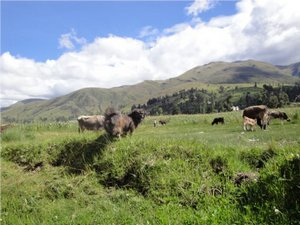
#> input picture cows.jpg, 300 x 225 px
$ python jpg_histogram_backprojection.py
#> lines starting #> are read from the running program, lines starting #| are printed output that depends on the picture
import numpy as np
import cv2

src = cv2.imread('cows.jpg')
#> src is the input picture: shape (225, 300, 3); mean B, G, R 131.6, 149, 138.7
hsv = cv2.cvtColor(src, cv2.COLOR_BGR2HSV)
#> hsv: shape (225, 300, 3); mean H, S, V 61.1, 85.9, 160.7

ch = (0, 0)
hue = np.empty(hsv.shape, hsv.dtype)
cv2.mixChannels([hsv], [hue], ch)
window_image = 'Source image'
cv2.namedWindow(window_image)

def Hist_and_Backproj(val):
#> called with val = 25
    bins = val
    histSize = max(bins, 2)
    ranges = [0, 180] # hue_range

    hist = cv2.calcHist([hue], [0], None, [histSize], ranges, accumulate=False)
    cv2.normalize(hist, hist, alpha=0, beta=255, norm_type=cv2.NORM_MINMAX)

    backproj = cv2.calcBackProject([hue], [0], hist, ranges, scale=1)
    cv2.imshow('BackProj', backproj)
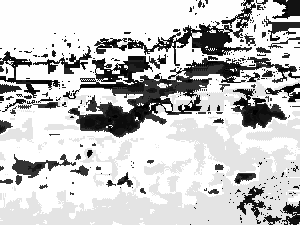
#> window 'BackProj': shape (225, 300); min 0, max 255, mean 196.7

    w = 400
    h = 400
    bin_w = int(round(w / histSize))
    histImg = np.zeros((h, w, 3), dtype=np.uint8)
    for i in range(bins):
        cv2.rectangle(histImg, (i*bin_w, h), ( (i+1)*bin_w, h - int(np.round( hist[i]*h/255.0 )) ), (0, 0, 255), cv2.FILLED)
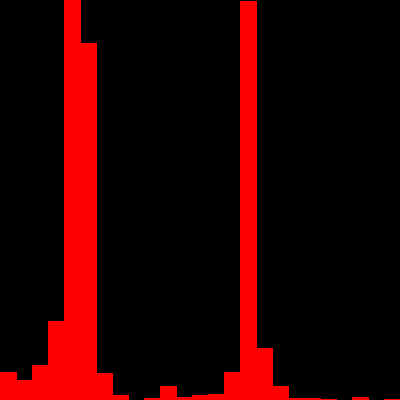
#> histImg: shape (400, 400, 3); mean of channels 0, 1, 2 0, 0, 39.1; drawn as B, G, R

    cv2.imshow('Histogram', histImg)

bins = 25
cv2.createTrackbar('* Hue  bins: ', window_image, bins, 180, Hist_and_Backproj )
Hist_and_Backproj(bins)
cv2.imshow('window_image', src)

cv2.waitKey(0)
cv2.destroyAllWindows()

$ run again, with Ariana.jpg copied over cows.jpg
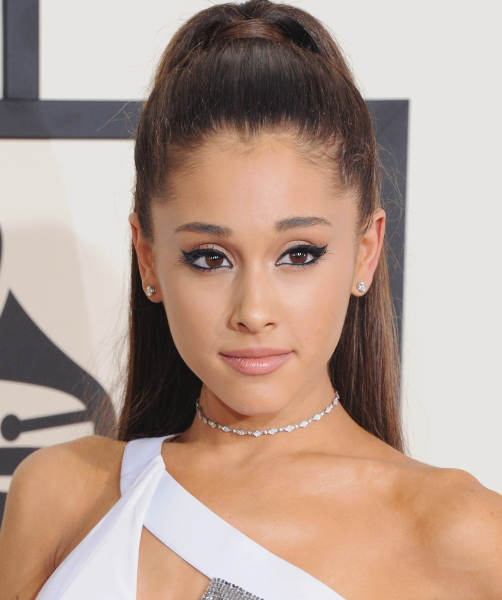
#> input picture Ariana.jpg, 1003 x 1200 px (shown at 1/2 size)
#> src is the input picture: shape (1200, 1003, 3); mean B, G, R 145, 157.8, 181.1
#> hsv: shape (1200, 1003, 3); mean H, S, V 31.1, 56.5, 182
#> in Hist_and_Backproj, `cv2.imshow('BackProj', backproj)`:
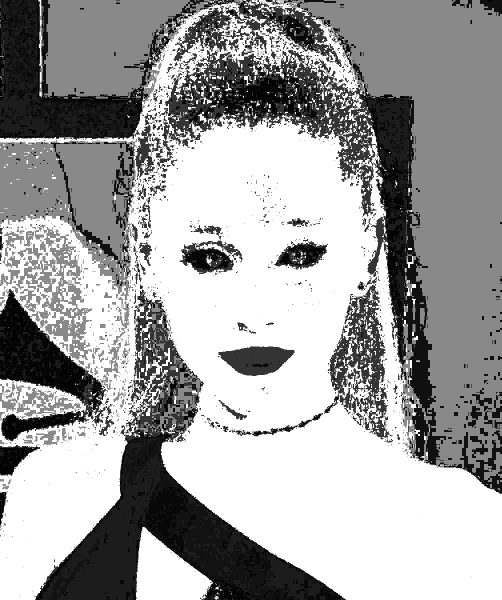
#> window 'BackProj': shape (1200, 1003) (shown at 1/2 size); min 0, max 255, mean 162.1
#> after the loop in Hist_and_Backproj, `for i in range(bins):`:
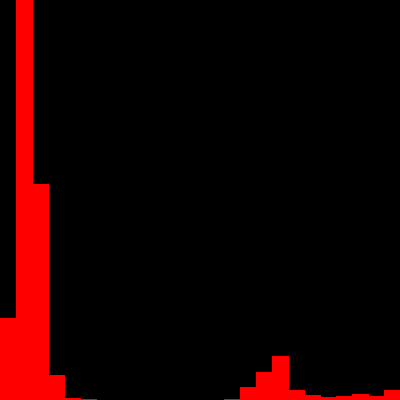
#> histImg: shape (400, 400, 3); mean of channels 0, 1, 2 0, 0, 22.5; drawn as B, G, R
